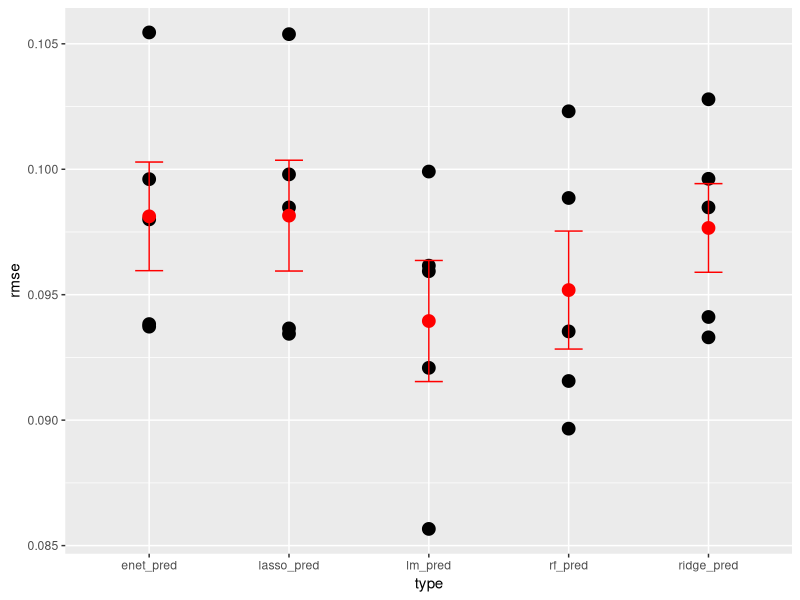

Reproduce this figure in R.
## ---- chunk 1
library(tidyverse)
library(glmnet)
library(VIM)
library(randomForest)
## ---- chunk 2
health_tta <- read_csv("../data/final_data.csv")


health_tta <- health_tta |> 
    select(-name, -...1, -population, -drug_overdose_deaths, -homicides, -adult_smoking) 

health_tta |>  summarise(across(everything(), ~ sum(is.na(.))))


health_tta <- na.omit(health_tta)
## ---- chunk 3
# Impute missing values using KNN
#health_tta <- kNN(health_tta, k = 5, imp_var = FALSE)

# Check for any remaining missing values
#sum(is.na(health_tta))

set.seed(101)
k <- 5
health_tta <- health_tta |>
  mutate(test_fold = sample(rep(1:k, length.out = n())))
## ---- chunk 4
get_test_pred <- function(k) {
  test_data <- health_tta |>  filter(test_fold == k)                     # get test and training data
  train_data <- health_tta |>  filter(test_fold != k)
  test_x <- as.matrix(select(test_data, -alcohol_impaired_driving_deaths))            # get test and training matrices
  train_x <- as.matrix(select(train_data, -alcohol_impaired_driving_deaths))
  
  lm_fit <- lm(alcohol_impaired_driving_deaths ~ ., data = train_data)                  # fit models to training data
  ridge_fit <- cv.glmnet(train_x, train_data$alcohol_impaired_driving_deaths, alpha = 0)
  lasso_fit <- cv.glmnet(train_x, train_data$alcohol_impaired_driving_deaths, alpha = 1)
  enet_fit <- cv.glmnet(train_x, train_data$alcohol_impaired_driving_deaths, alpha = 0.5)
  rf_fit <- randomForest(alcohol_impaired_driving_deaths ~ ., data = train_data, importance = TRUE)
  
  tibble(lm_pred = predict(lm_fit, newdata = test_data),              # return test results
         ridge_pred = as.numeric(predict(ridge_fit, newx = test_x)),
         lasso_pred = as.numeric(predict(lasso_fit, newx = test_x)),
         enet_pred = as.numeric(predict(enet_fit, newx = test_x)),
         rf_pred = predict(rf_fit, newdata = test_data),
         test_actual = test_data$alcohol_impaired_driving_deaths,
         test_fold = k)
}
## ---- chunk 5
test_pred_all <- map(1:k, get_test_pred) |> 
  bind_rows()
## ---- chunk 6
test_pred_all |>
  pivot_longer(lm_pred:rf_pred, 
               names_to = "type", 
               values_to = "test_pred") |>
  group_by(type, test_fold) |>
  summarize(
    rmse = sqrt(mean((test_actual - test_pred)^2))
  ) |> 
  ggplot(aes(x = type, y = rmse)) + 
  geom_point(size = 4) +
  stat_summary(fun = mean, geom = "point", 
               color = "red", size = 4) + 
  stat_summary(fun.data = mean_se, geom = "errorbar", 
               color = "red", width = 0.2)
